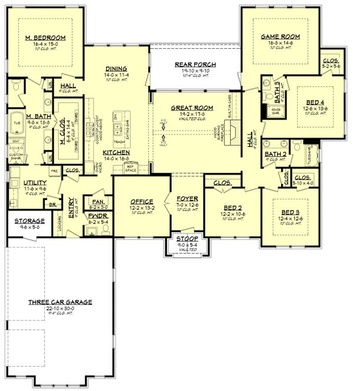
#> input picture lab/input/floorplans/floorplan015.jpg, 353 x 391 px, shrunk from 600 x 665 before the run; its folder holds 4 pictures in this run
$ python template_matching009-generic.py
#> lines starting #> are read from the running program, lines starting #| are printed output that depends on the picture
# This version processes the base template for sinks, showers, bathtubs, doors and toilets.
# It also automatically looks for the rotated versions (rot90, rot180 and rot270)
# Count & catalog discovered items (now stores it in a dict)
# Cleaned up output files and folders

import os
import string
import random

try:
  import cv2 as cv
except ImportError:
  print('Cannot import cv2 computer vision PIP module\nTry: pip3 install opencv-python')

try:
  import numpy as np
except ImportError:
  print('Cannot import numpy module\nTry: pip3 install numpy')

try:
  from matplotlib import pyplot as plt
except ImportError:
  print('Cannot import pyplot module\nTry: pip3 install matplotlib')

detected_items = {}

def writeToFile(filename, mode, content):
  target_file = open(filename, mode)
  target_file.write(content)
  target_file.close()

def id_generator(size=6, chars=string.ascii_uppercase + string.digits):
  return ''.join(random.choice(chars) for _ in range(size))

def spotanddraw(floorplan_pic_rgb, floorplan_pic_gray, template_pic, template_w, template_h, border_color_r, border_color_g, border_color_b, item_type):
  res = cv.matchTemplate(floorplan_pic_gray,template_pic,cv.TM_CCOEFF_NORMED)
  threshold = 0.8
  loc = np.where(res >= threshold)
  if (len(loc[0]) > 0):
    miny = 0
    maxdrifty = template_w
  if (len(loc[1]) > 0):
    minx = 0
    maxdrifx = template_h
    for pt in zip(*loc[::-1]):
      if ((minx == 0) or ((pt[1] > minx + maxdrifx) or (pt[1] < minx - maxdrifx)) and ((pt[0] > miny + maxdrifty) or (pt[0] < miny - maxdrifty))):
        cv.rectangle(floorplan_pic_rgb, pt, (pt[0] + template_w, pt[1] + template_h), (border_color_r,border_color_g,border_color_b), 2)
        rndid=id_generator()
        print(f'[INFO] New {item_type} ({rndid}) located {pt}')
        cv.putText(floorplan_pic_rgb, rndid, (pt[0] + 5, pt[1] - 3), cv.FONT_HERSHEY_PLAIN, 1, (border_color_r,border_color_g,border_color_b), 1, cv.LINE_AA)
        detected_items[rndid] = { 'type':item_type, 'x':pt[1], 'y':pt[0] }
        minx = pt[1]

input_folder = './input/'
output_folder = './output/'
floorplans_folder = f'{input_folder}floorplans/'
bathtubs_folder = f'{input_folder}bathtubs/'
doors_folder = f'{input_folder}doors/'
showers_folder = f'{input_folder}showers/'
sinks_folder = f'{input_folder}sinks/'
toilets_folder = f'{input_folder}toilets/'

if (os.path.isdir(f'{input_folder}')):
  print(f'[DEBUG] {input_folder} folder found')
else:
  print(f'[DEBUG] Creating {input_folder} folder...')
  os.mkdir(f'{input_folder}')
  print(f'[INFO] ...done. Now place your input files in {input_folder} and restart this program.')
  print(f'{input_folder} must contain the following folders: floorplans, bathtubs, doors, showers, sinks, toilets')
  exit(0)

if (os.path.isdir(f'{output_folder}')):
  print(f'[DEBUG] {output_folder} folder found')
else:
  print(f'[DEBUG] Creating {output_folder} folder')
  os.mkdir(f'{output_folder}')
  output_csv = f'{output_folder}/csv/'
  os.mkdir(f'{output_csv}')
  output_image = f'{output_folder}/image/'
  os.mkdir(f'{output_image}')
  output_log = f'{output_folder}/log/'
  os.mkdir(f'{output_log}')

writeToFile(f'{output_log}bathfinder.log', 'w', '[INFO] New run\n')

print('[DEBUG] Listing input floorplan files')
input_floorplans_list = []
for (dir_path, dir_names, file_names) in os.walk(floorplans_folder):
    input_floorplans_list.extend(file_names)
print(input_floorplans_list)

print('[DEBUG] Listing bathtubs templates')
bathtubs_templates_list = []
for (dir_path, dir_names, file_names) in os.walk(bathtubs_folder):
    bathtubs_templates_list.extend(file_names)
print(bathtubs_templates_list)

print('[DEBUG] Listing doors templates')
doors_templates_list = []
for (dir_path, dir_names, file_names) in os.walk(doors_folder):
    doors_templates_list.extend(file_names)
print(doors_templates_list)

print('[DEBUG] Listing showers templates')
showers_templates_list = []
for (dir_path, dir_names, file_names) in os.walk(showers_folder):
    showers_templates_list.extend(file_names)
print(showers_templates_list)

print('[DEBUG] Listing sinks templates')
sinks_templates_list = []
for (dir_path, dir_names, file_names) in os.walk(sinks_folder):
    sinks_templates_list.extend(file_names)
print(sinks_templates_list)

print('[DEBUG] Listing toilets templates')
toilets_templates_list = []
for (dir_path, dir_names, file_names) in os.walk(toilets_folder):
    toilets_templates_list.extend(file_names)
print(toilets_templates_list)

# Process floorplans one by one
for current_floorplan in input_floorplans_list:
  print(f'[INFO] Load floorplan from file {floorplans_folder}{current_floorplan}')
  detected_items = {}
  floorplan_rgb = cv.imread(cv.samples.findFile(f'{floorplans_folder}{current_floorplan}'))
#> floorplan_rgb is the input picture: shape (391, 353, 3); mean B, G, R 215.5, 236.8, 237
  if floorplan_rgb is None:
    print(f'[ERROR] Floorplan image {floorplans_folder}{current_floorplan} not found or unsupported')
  else:
    floorplan_gray = cv.cvtColor(floorplan_rgb, cv.COLOR_BGR2GRAY)
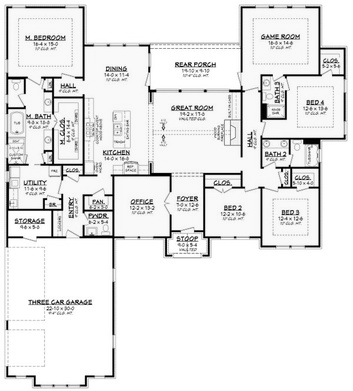
#> floorplan_gray: shape (391, 353); min 0, max 255, mean 234.5
    # Compare sinks against current floorplan one by one
    for current_sink in sinks_templates_list:
      print(f'  [INFO] Checking sink template {sinks_folder}{current_sink}')
      sink = cv.imread(cv.samples.findFile(f'{sinks_folder}{current_sink}'), cv.IMREAD_GRAYSCALE)
      if sink is None:
        print(f'  [ERROR] Sink template image {sinks_folder}{current_sink} not found or unsupported')
      else:
        sink_w, sink_h = sink.shape[::-1]
        spotanddraw(floorplan_rgb, floorplan_gray, sink, sink_w, sink_h, 0, 0, 255, 'sink')
    # Compare showers against current floorplan one by one
    for current_shower in showers_templates_list:
      print(f'  [INFO] Checking shower template {showers_folder}{current_shower}')
      shower = cv.imread(cv.samples.findFile(f'{showers_folder}{current_shower}'), cv.IMREAD_GRAYSCALE)
      if shower is None:
        print(f'  [ERROR] Shower template image {showers_folder}{current_shower} not found or unsupported')
      else:
        shower_w, shower_h = shower.shape[::-1]
        spotanddraw(floorplan_rgb, floorplan_gray, shower, shower_w, shower_h, 255, 0, 0, 'shower')
    # Compare bathtubs against current floorplan one by one
    for current_bathtub in bathtubs_templates_list:
      print(f'  [INFO] Checking bathtub template {bathtubs_folder}{current_bathtub}')
      bathtub = cv.imread(cv.samples.findFile(f'{bathtubs_folder}{current_bathtub}'), cv.IMREAD_GRAYSCALE)
      if bathtub is None:
        print(f'  [ERROR] Bathtub template image {bathtubs_folder}{current_bathtub} not found or unsupported')
      else:
        bathtub_w, bathtub_h = bathtub.shape[::-1]
        spotanddraw(floorplan_rgb, floorplan_gray, bathtub, bathtub_w, bathtub_h, 0, 255, 0, 'bathtub')
    # Compare toilets against current floorplan one by one
    for current_toilet in toilets_templates_list:
      print(f'  [INFO] Checking toilet template {toilets_folder}{current_toilet}')
      toilet = cv.imread(cv.samples.findFile(f'{toilets_folder}{current_toilet}'), cv.IMREAD_GRAYSCALE)
      if toilet is None:
        print(f'  [ERROR] Toilet template image {toilets_folder}{current_toilet} not found or unsupported')
      else:
        toilet_w, toilet_h = toilet.shape[::-1]
        spotanddraw(floorplan_rgb, floorplan_gray, toilet, toilet_w, toilet_h, 100, 0, 0, 'toilet')
    # Compare doors against current floorplan one by one
    for current_door in doors_templates_list:
      print(f'  [INFO] Checking door template {doors_folder}{current_door}')
      door = cv.imread(cv.samples.findFile(f'{doors_folder}{current_door}'), cv.IMREAD_GRAYSCALE)
      if door is None:
        print(f'  [ERROR] Door template image {doors_folder}{current_door} not found or unsupported')
      else:
        door_w, door_h = door.shape[::-1]
        spotanddraw(floorplan_rgb, floorplan_gray, door, door_w, door_h, 0, 100, 0, 'door')
    print(f'  [INFO] Writing result file {output_image}{current_floorplan}-detected_items.png')
    cv.imwrite(f'{output_image}{current_floorplan}-detected_items.png',floorplan_rgb)
    print(f'  [INFO] Listing found items in CSV file {output_csv}{current_floorplan}-detected_items.csv')
    writeToFile(f'{output_csv}{current_floorplan}-detected_items.csv', 'w', 'id,type,x,y\n')
    for current_item in detected_items:
      print(f"  [DEBUG] Reference: {current_item} - Type: {detected_items[current_item]['type']} - X: {detected_items[current_item]['x']} - Y: {detected_items[current_item]['y']}")
      writeToFile(f'{output_csv}{current_floorplan}-detected_items.csv', 'a', f'{current_item},{detected_items[current_item]["type"]},{detected_items[current_item]["x"]},{detected_items[current_item]["y"]}\n')
      writeToFile(f'{output_log}bathfinder.log', 'a', f'[INFO] {current_floorplan} Found {detected_items[current_item]["type"]} with reference {current_item} at {detected_items[current_item]["x"]},{detected_items[current_item]["y"]}\n')

print('[INFO] Done, exiting.')
exit(0)
#> (the program exits here)
